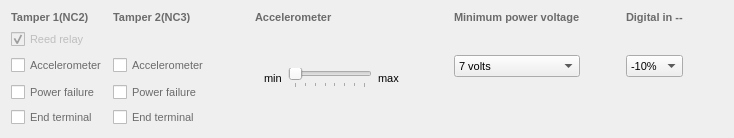
          <widget class="QWidget" name="tab_6">
           <attribute name="title">
            <string>Controls</string>
           </attribute>
           <layout class="QGridLayout" name="gridLayout_3">
            <item row="4" column="1">
             <widget class="QCheckBox" name="t2cable_cb">
              <property name="font">
               <font>
                <family>Arial</family>
                <pointsize>8</pointsize>
                <weight>50</weight>
                <bold>false</bold>
               </font>
              </property>
              <property name="styleSheet">
               <string notr="true">color: rgb(107, 107, 107);</string>
              </property>
              <property name="text">
               <string>End terminal</string>
              </property>
             </widget>
            </item>
            <item row="4" column="0">
             <widget class="QCheckBox" name="t1cable_cb">
              <property name="font">
               <font>
                <family>Arial</family>
                <pointsize>8</pointsize>
                <weight>50</weight>
                <bold>false</bold>
               </font>
              </property>
              <property name="styleSheet">
               <string notr="true">color: rgb(107, 107, 107);</string>
              </property>
              <property name="text">
               <string>End terminal</string>
              </property>
             </widget>
            </item>
            <item row="3" column="1">
             <widget class="QCheckBox" name="t2pwr_cb">
              <property name="font">
               <font>
                <family>Arial</family>
                <pointsize>8</pointsize>
                <weight>50</weight>
                <bold>false</bold>
               </font>
              </property>
              <property name="styleSheet">
               <string notr="true">color: rgb(107, 107, 107);</string>
              </property>
              <property name="text">
               <string>Power failure</string>
              </property>
             </widget>
            </item>
            <item row="3" column="0">
             <widget class="QCheckBox" name="t1pwr_cb">
              <property name="font">
               <font>
                <family>Arial</family>
                <pointsize>8</pointsize>
                <weight>50</weight>
                <bold>false</bold>
               </font>
              </property>
              <property name="styleSheet">
               <string notr="true">color: rgb(107, 107, 107);</string>
              </property>
              <property name="text">
               <string>Power failure</string>
              </property>
             </widget>
            </item>
            <item row="0" column="0">
             <widget class="QLabel" name="label_11">
              <property name="sizePolicy">
               <sizepolicy hsizetype="Minimum" vsizetype="Minimum">
                <horstretch>0</horstretch>
                <verstretch>0</verstretch>
               </sizepolicy>
              </property>
              <property name="font">
               <font>
                <family>Arial</family>
                <pointsize>8</pointsize>
                <weight>75</weight>
                <bold>true</bold>
               </font>
              </property>
              <property name="styleSheet">
               <string notr="true">color: rgb(107, 107, 107);</string>
              </property>
              <property name="text">
               <string>Tamper 1(NC2)</string>
              </property>
             </widget>
            </item>
            <item row="2" column="1">
             <widget class="QCheckBox" name="t2acc_cb">
              <property name="font">
               <font>
                <family>Arial</family>
                <pointsize>8</pointsize>
                <weight>50</weight>
                <bold>false</bold>
               </font>
              </property>
              <property name="styleSheet">
               <string notr="true">color: rgb(107, 107, 107);</string>
              </property>
              <property name="text">
               <string>Accelerometer</string>
              </property>
             </widget>
            </item>
            <item row="2" column="0">
             <widget class="QCheckBox" name="t1acc_cb">
              <property name="font">
               <font>
                <family>Arial</family>
                <pointsize>8</pointsize>
                <weight>50</weight>
                <bold>false</bold>
               </font>
              </property>
              <property name="styleSheet">
               <string notr="true">color: rgb(107, 107, 107);</string>
              </property>
              <property name="text">
               <string>Accelerometer</string>
              </property>
             </widget>
            </item>
            <item row="0" column="1">
             <widget class="QLabel" name="label_12">
              <property name="sizePolicy">
               <sizepolicy hsizetype="Minimum" vsizetype="Minimum">
                <horstretch>0</horstretch>
                <verstretch>0</verstretch>
               </sizepolicy>
              </property>
              <property name="font">
               <font>
                <family>Arial</family>
                <pointsize>8</pointsize>
                <weight>75</weight>
                <bold>true</bold>
               </font>
              </property>
              <property name="styleSheet">
               <string notr="true">color: rgb(107, 107, 107);</string>
              </property>
              <property name="text">
               <string>Tamper 2(NC3)</string>
              </property>
             </widget>
            </item>
            <item row="1" column="0">
             <widget class="QCheckBox" name="t1acc_cb_2">
              <property name="enabled">
               <bool>false</bool>
              </property>
              <property name="font">
               <font>
                <family>Arial</family>
                <pointsize>8</pointsize>
                <weight>50</weight>
                <bold>false</bold>
               </font>
              </property>
              <property name="styleSheet">
               <string notr="true"/>
              </property>
              <property name="text">
               <string>Reed relay</string>
              </property>
              <property name="checked">
               <bool>true</bool>
              </property>
             </widget>
            </item>
            <item row="0" column="6">
             <widget class="QLabel" name="label_4">
              <property name="font">
               <font>
                <family>Arial</family>
                <pointsize>8</pointsize>
                <weight>75</weight>
                <bold>true</bold>
               </font>
              </property>
              <property name="styleSheet">
               <string notr="true">color: rgb(107, 107, 107);</string>
              </property>
              <property name="text">
               <string>Minimum power voltage</string>
              </property>
             </widget>
            </item>
            <item row="0" column="3">
             <widget class="QLabel" name="label_3">
              <property name="font">
               <font>
                <family>Arial</family>
                <pointsize>8</pointsize>
                <weight>75</weight>
                <bold>true</bold>
               </font>
              </property>
              <property name="styleSheet">
               <string notr="true">color: rgb(107, 107, 107);</string>
              </property>
              <property name="text">
               <string>Accelerometer</string>
              </property>
             </widget>
            </item>
            <item row="2" column="3" rowspan="2">
             <widget class="QFrame" name="frame">
              <property name="font">
               <font>
                <pointsize>8</pointsize>
               </font>
              </property>
              <layout class="QHBoxLayout" name="horizontalLayout">
               <item>
                <widget class="QLabel" name="label_26">
                 <property name="text">
                  <string>min</string>
                 </property>
                </widget>
               </item>
               <item>
                <widget class="QSlider" name="acc_sens_sl">
                 <property name="sizePolicy">
                  <sizepolicy hsizetype="Expanding" vsizetype="Maximum">
                   <horstretch>0</horstretch>
                   <verstretch>0</verstretch>
                  </sizepolicy>
                 </property>
                 <property name="font">
                  <font>
                   <family>Arial</family>
                   <pointsize>10</pointsize>
                  </font>
                 </property>
                 <property name="toolTip">
                  <string>Sensitivity (min:3 max:10)</string>
                 </property>
                 <property name="minimum">
                  <number>3</number>
                 </property>
                 <property name="maximum">
                  <number>10</number>
                 </property>
                 <property name="pageStep">
                  <number>1</number>
                 </property>
                 <property name="orientation">
                  <enum>Qt::Horizontal</enum>
                 </property>
                 <property name="tickPosition">
                  <enum>QSlider::TicksBelow</enum>
                 </property>
                </widget>
               </item>
               <item>
                <widget class="QLabel" name="label_25">
                 <property name="text">
                  <string>max</string>
                 </property>
                </widget>
               </item>
              </layout>
             </widget>
            </item>
            <item row="1" column="6" rowspan="3">
             <widget class="QComboBox" name="pwrtrig_cmb">
              <property name="font">
               <font>
                <family>Arial</family>
                <pointsize>8</pointsize>
               </font>
              </property>
              <property name="editable">
               <bool>false</bool>
              </property>
              <item>
               <property name="text">
                <string>7 volts</string>
               </property>
              </item>
              <item>
               <property name="text">
                <string>8 volts</string>
               </property>
              </item>
              <item>
               <property name="text">
                <string>9 volts</string>
               </property>
              </item>
              <item>
               <property name="text">
                <string>10 volts</string>
               </property>
              </item>
              <item>
               <property name="text">
                <string>11 volts</string>
               </property>
              </item>
              <item>
               <property name="text">
                <string>12 volts</string>
               </property>
              </item>
              <item>
               <property name="text">
                <string>13 volts</string>
               </property>
              </item>
              <item>
               <property name="text">
                <string>14 volts</string>
               </property>
              </item>
              <item>
               <property name="text">
                <string>15 volts</string>
               </property>
              </item>
             </widget>
            </item>
            <item row="0" column="8">
             <widget class="QLabel" name="label_5">
              <property name="font">
               <font>
                <family>Arial</family>
                <pointsize>8</pointsize>
                <weight>75</weight>
                <bold>true</bold>
               </font>
              </property>
              <property name="styleSheet">
               <string notr="true">color: rgb(107, 107, 107);</string>
              </property>
              <property name="text">
               <string>Digital in --</string>
              </property>
             </widget>
            </item>
            <item row="2" column="8">
             <widget class="QComboBox" name="didown_cmb">
              <property name="font">
               <font>
                <family>Arial</family>
                <pointsize>8</pointsize>
               </font>
              </property>
              <property name="editable">
               <bool>false</bool>
              </property>
              <item>
               <property name="text">
                <string>-10%</string>
               </property>
              </item>
              <item>
               <property name="text">
                <string>-20%</string>
               </property>
              </item>
              <item>
               <property name="text">
                <string>-30%</string>
               </property>
              </item>
              <item>
               <property name="text">
                <string>-40%</string>
               </property>
              </item>
              <item>
               <property name="text">
                <string>-50%</string>
               </property>
              </item>
              <item>
               <property name="text">
                <string>-60%</string>
               </property>
              </item>
              <item>
               <property name="text">
                <string>-70%</string>
               </property>
              </item>
              <item>
               <property name="text">
                <string>-80%</string>
               </property>
              </item>
             </widget>
            </item>
            <item row="2" column="9">
             <spacer name="horizontalSpacer_6">
              <property name="orientation">
               <enum>Qt::Horizontal</enum>
              </property>
              <property name="sizeHint" stdset="0">
               <size>
                <width>40</width>
                <height>20</height>
               </size>
              </property>
             </spacer>
            </item>
            <item row="2" column="7">
             <spacer name="horizontalSpacer_7">
              <property name="orientation">
               <enum>Qt::Horizontal</enum>
              </property>
              <property name="sizeHint" stdset="0">
               <size>
                <width>40</width>
                <height>20</height>
               </size>
              </property>
             </spacer>
            </item>
            <item row="2" column="4">
             <spacer name="horizontalSpacer_8">
              <property name="orientation">
               <enum>Qt::Horizontal</enum>
              </property>
              <property name="sizeHint" stdset="0">
               <size>
                <width>40</width>
                <height>20</height>
               </size>
              </property>
             </spacer>
            </item>
            <item row="2" column="2">
             <spacer name="horizontalSpacer_9">
              <property name="orientation">
               <enum>Qt::Horizontal</enum>
              </property>
              <property name="sizeHint" stdset="0">
               <size>
                <width>40</width>
                <height>20</height>
               </size>
              </property>
             </spacer>
            </item>
           </layout>
          </widget>
